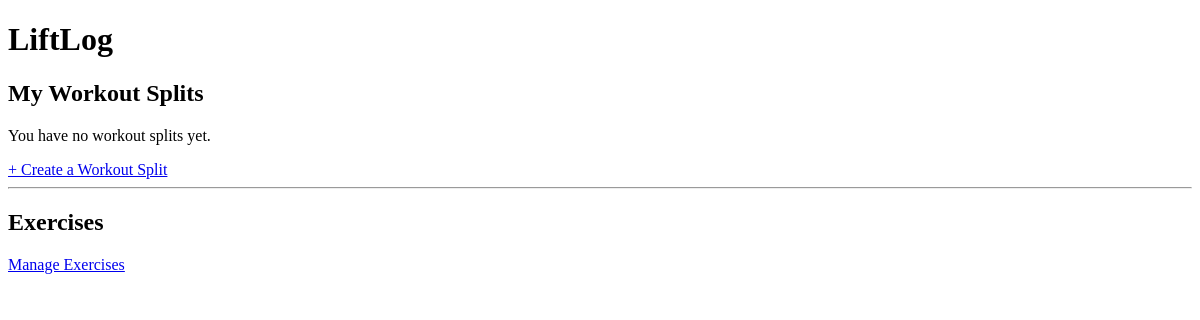
Before: / with the older database file.
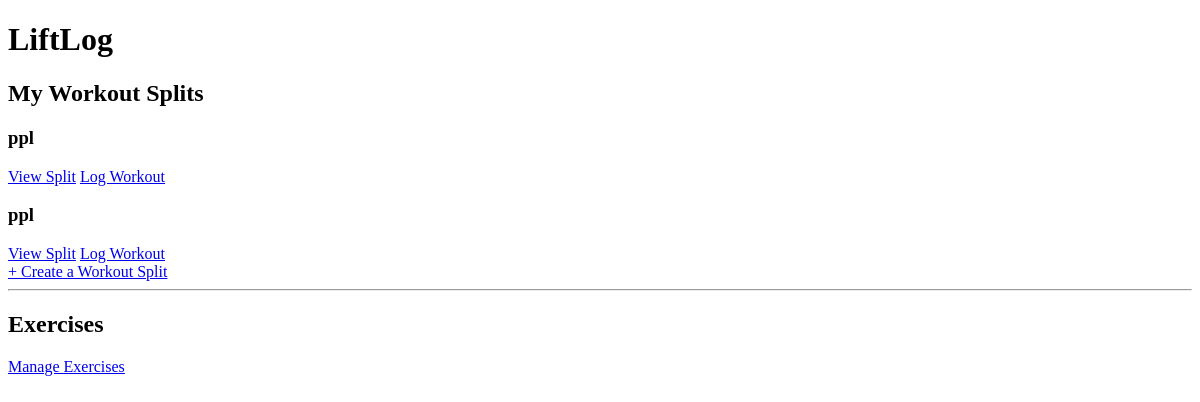
After: the same page with the newer database file.
### tables this page shows
CREATE TABLE workout_splits (
            id INTEGER PRIMARY KEY AUTOINCREMENT,
            name TEXT NOT NULL
        );

### app.py (the view)
@app.route("/")
def home():
    conn = get_db()
    cursor = conn.cursor()
    cursor.execute("SELECT * FROM workout_splits ORDER BY id")
    splits = cursor.fetchall()
    conn.close()
    return render_template("index.html", splits=splits)

### app.py (called while the page is built)
def get_db():
    conn = sqlite3.connect(DB_PATH)
    conn.row_factory = sqlite3.Row
    return conn

### templates/index.html (shortened to what this page needs)
<!DOCTYPE html>
<html lang="en">
<head>
</head>
<body>
    <h1>LiftLog</h1>
    <h2>My Workout Splits</h2>
    {% if splits %}
        {% for split in splits %}
            <div>
                <h3>{{ split.name }}</h3>
                <a href="/split/{{ split.id }}">View Split</a>
                <a href="/log/{{ split.id }}">Log Workout</a>
            </div>
        {% endfor %}
    {% else %}
        <p>You have no workout splits yet.</p>
    {% endif %}
    <a href="/create-split">+ Create a Workout Split</a>
    <hr>
    <h2>Exercises</h2>
    <a href="/exercises">Manage Exercises</a>
</body>
</html>

Changed rows visible on the page:
added workout_splits: name "ppl"
added workout_splits: name "ppl"
Other visible differences:
text no longer shown: "You have no workout splits yet."
